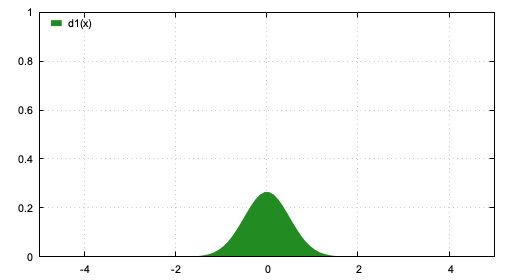

Here is the gnuplot script that generated this plot:
load "lib_common.plt"
set terminal pngcairo  transparent enhanced font "arial,8" fontscale 1.0 size 512, 280 
set clip two
set bar 1.000000 front
set style fill  transparent solid 0.50 noborder
set style circle radius graph 0.02, first 0.00000, 0.00000 
set style ellipse size graph 0.05, 0.03, first 0.00000 angle 0 units xy
set key inside left top vertical Left reverse enhanced autotitle nobox
set key noinvert samplen 1 spacing 1 width 0 height 0 
set style textbox transparent margins  1.0,  1.0 border
unset logscale
set style data lines
set style function filledcurves y1=0
set xrange [ -5.00000 : 5.00000 ] noreverse nowriteback
set yrange [ 0.00000 : 1.00000 ] noreverse nowriteback
set colorbox vertical origin screen 0.9, 0.2, 0 size screen 0.05, 0.6, 0 front  noinvert bdefault
unset colorbox
Gauss(x,mu,sigma) = 1./(sigma*sqrt(2*pi)) * exp( -(x-mu)**2 / (2*sigma**2) )
d1(x) = Gauss(x*3, 0, 1.5)
plot d1(x) fs solid 1.0 lc rgb "forest-green"
